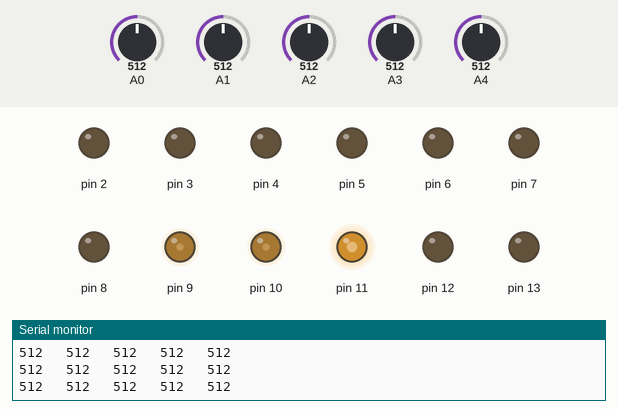
This sketch was run on a simulated Arduino Uno, built with avr-gcc and run on an emulated ATmega328P. Shown: output pins drawn as LEDs (lit = HIGH), the last lines printed to the serial monitor. The inputs (shaded band) are chosen by the test bench; at power-on: A0 = 512, A1 = 512, A2 = 512, A3 = 512, A4 = 512.

Above: at 1.2 s.
1.3 s: A0 set to 589
4.3 s: A0 set to 607
At 5.5 s:
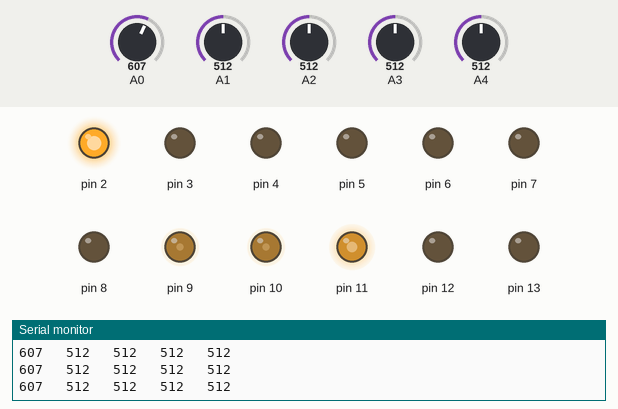
5.8 s: A1 set to 585
8.8 s: A1 set to 611
At 10.0 s:
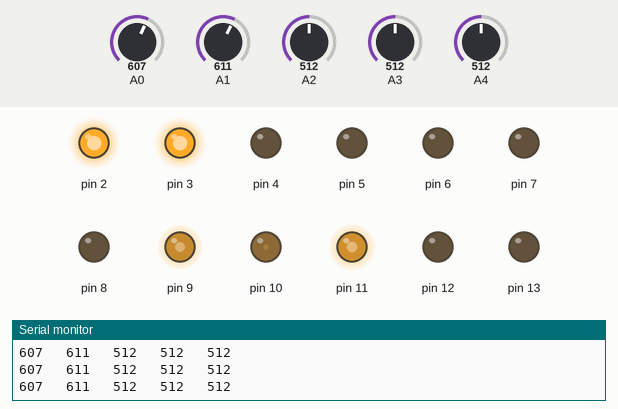
10.3 s: A2 set to 587
13.3 s: A2 set to 613
At 14.5 s:
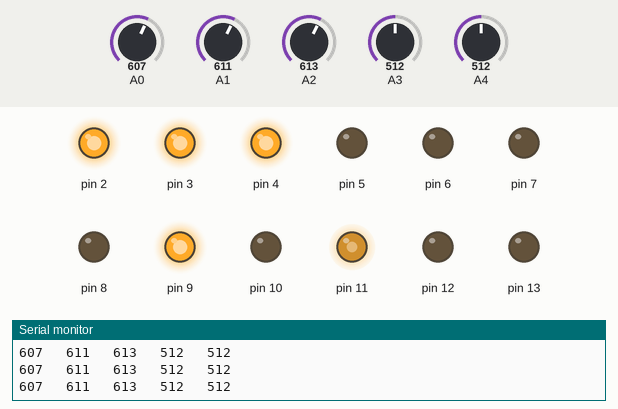
Timing chart, 0 to 15.8 s (numbered marks = the images above; inputs shaded):
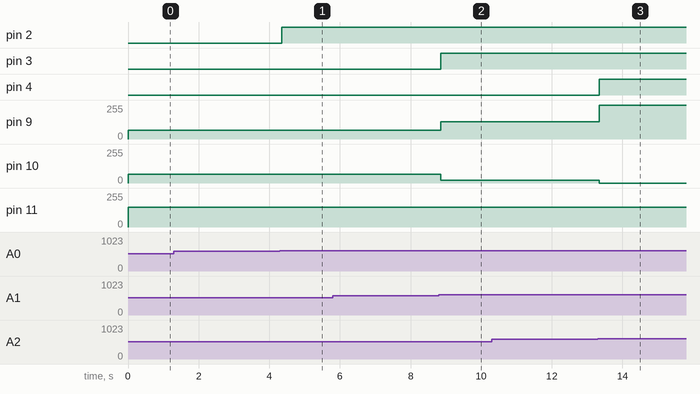

The sketch:

Line_follower_Mark_1.ino
```cpp
/*
enable = 11
lmf = 10
lmb = 12
rmf = 9
rmb = 8

sensor analogous pins.
digital pin - analog sensor no.
2           -       0
3           -       1
4           -       2
5           -       3
6           -       4

black >= 600
white < 600
*/

int in[5];

void setup(){
	for(int i=0; i<=13; i++)
		pinMode(i,OUTPUT);
        Serial.begin(9600);
}

void sensor_lights(){
        int x=0;
        digitalWrite(13,LOW);
        while(x < 5){
                if(in[x] >= 600)
                        digitalWrite(x+2,HIGH);
                else
                        digitalWrite(x+2,LOW);
                x++;
        }
}

void get_input(){
	for(int i=0; i<5; i++){
		in[i] = analogRead(i);
                Serial.print(in[i]);
                Serial.print("   ");
        }
        Serial.println();
        sensor_lights();
}

void line_follow(){
	digitalWrite(12,LOW);
	digitalWrite(8,LOW);

	analogWrite(11,150);

	if(in[2] >= 600 && in[3] < 600 && in[1] < 600){
		analogWrite(10,65);
		analogWrite(9,65);
	}
	else if(in[1] >= 600 && in[2] < 600 && in[3] < 600){
		analogWrite(10,20);
		analogWrite(9,130);
	}
        else if(in[3] >= 600 && in[1] < 600 && in[2] < 600){
		analogWrite(10,130);
		analogWrite(9,20);
	}
	else if((in[3] >= 600 && in[4] >= 600)&&(in[2] >= 600)){
		digitalWrite(10,HIGH);
		digitalWrite(9,LOW);
	}
	else if(in[3] >= 600 && in[4] >= 600){
		digitalWrite(10,HIGH);
		digitalWrite(9,LOW);
	}
	else if((in[0] >= 600 && in[1] >= 600)&&(in[2] >= 600)){
		digitalWrite(10,LOW);
		digitalWrite(9,HIGH);
	}
	else if(in[0] >= 600 && in[1] >= 600){
		digitalWrite(10,LOW);
		digitalWrite(9,HIGH);
	}
	//else if(in[0] >= 600 && in[1] >= 600 && in[2] >= 600 && in[3] >= 600 && in[4] >= 600)
	//	digitalWrite(11,LOW);
	else{
		analogWrite(10,65);
		analogWrite(9,65);
	}
}

void loop(){
	get_input();
	line_follow();
}
```

Measured:
- the behaviour switches between 599 and 600 on A0 (found by bisection; images 0 and 1)
- the behaviour switches between 599 and 600 on A1 (found by bisection; images 1 and 2)
- the behaviour switches between 599 and 600 on A2 (found by bisection; images 2 and 3)
- after the input at 4.3 s, pin 2: LOW → HIGH after 0.06 s
- after the input at 8.8 s, pin 3: LOW → HIGH after 0.05 s; pin 9: 65/255 → 130/255 after 0.05 s; pin 10: 65/255 → 20/255 after 0.05 s
- after the input at 13.3 s, pin 4: LOW → HIGH at once; pin 9: 130/255 → 255/255 at once; pin 10: 20/255 → 0/255 at once
